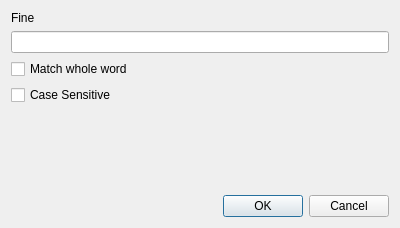
<?xml version="1.0" encoding="UTF-8"?>
<ui version="4.0">
 <class>FindDialog</class>
 <widget class="QDialog" name="FindDialog">
  <property name="geometry">
   <rect>
    <x>0</x>
    <y>0</y>
    <width>400</width>
    <height>228</height>
   </rect>
  </property>
  <property name="windowTitle">
   <string>Dialog</string>
  </property>
  <layout class="QVBoxLayout" name="verticalLayout">
   <item>
    <widget class="QLabel" name="label">
     <property name="text">
      <string>Fine</string>
     </property>
    </widget>
   </item>
   <item>
    <widget class="QLineEdit" name="lineEdit"/>
   </item>
   <item>
    <widget class="QCheckBox" name="chkMatchWholeWord">
     <property name="text">
      <string>Match whole word</string>
     </property>
    </widget>
   </item>
   <item>
    <widget class="QCheckBox" name="chkCaseSensitive">
     <property name="text">
      <string>Case Sensitive</string>
     </property>
    </widget>
   </item>
   <item>
    <spacer name="verticalSpacer">
     <property name="orientation">
      <enum>Qt::Orientation::Vertical</enum>
     </property>
     <property name="sizeHint" stdset="0">
      <size>
       <width>20</width>
       <height>40</height>
      </size>
     </property>
    </spacer>
   </item>
   <item>
    <widget class="QDialogButtonBox" name="buttonBox">
     <property name="orientation">
      <enum>Qt::Orientation::Horizontal</enum>
     </property>
     <property name="standardButtons">
      <set>QDialogButtonBox::StandardButton::Cancel|QDialogButtonBox::StandardButton::Ok</set>
     </property>
    </widget>
   </item>
  </layout>
 </widget>
 <resources/>
 <connections>
  <connection>
   <sender>buttonBox</sender>
   <signal>accepted()</signal>
   <receiver>FindDialog</receiver>
   <slot>accept()</slot>
   <hints>
    <hint type="sourcelabel">
     <x>248</x>
     <y>254</y>
    </hint>
    <hint type="destinationlabel">
     <x>157</x>
     <y>274</y>
    </hint>
   </hints>
  </connection>
  <connection>
   <sender>buttonBox</sender>
   <signal>rejected()</signal>
   <receiver>FindDialog</receiver>
   <slot>reject()</slot>
   <hints>
    <hint type="sourcelabel">
     <x>316</x>
     <y>260</y>
    </hint>
    <hint type="destinationlabel">
     <x>286</x>
     <y>274</y>
    </hint>
   </hints>
  </connection>
 </connections>
</ui>
